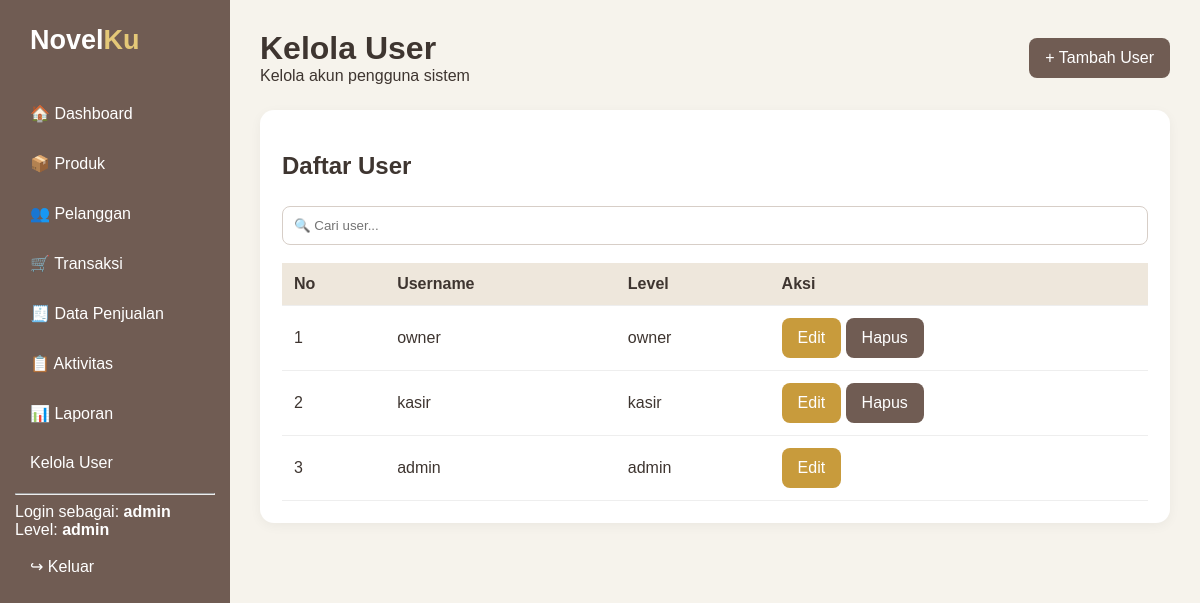
The page /user.php (signed in) on the database its author committed.
### tables this page shows
CREATE TABLE `user` (
  `user_id` int(11) NOT NULL,
  `username` varchar(50) NOT NULL,
  `password` varchar(255) NOT NULL,
  `level` enum('admin','kasir','owner') NOT NULL
);

### user.php (the view, shortened to what this page needs)
<?php
include "koneksi.php";
$query = mysqli_query(
    $koneksi,
    "SELECT * FROM `user` ORDER BY user_id DESC"
);
?>
<!DOCTYPE html>
<html lang="id">
<head>
    <link
        rel="stylesheet"
        href="assets/style.css"
    >
</head>
<body>
<?php include "partials/sidebar.php"; ?>
<main class="main">
    <div class="topbar">
        <div>
            <h1>Kelola User</h1>
            <span>
                Kelola akun pengguna sistem
            </span>
        </div>
        <a
            href="tambah_user.php"
            class="btn"
        >
            + Tambah User
        </a>
    </div>
    <div class="panel">
        <h2>Daftar User</h2>
        <input type="text" id ="search" placeholder="🔍 Cari user..." onkeyup="searchTable()">
        <br><br>
        <table>
            <thead>
                <tr>
                    <th>No</th>
                    <th>Username</th>
                    <th>Level</th>
                    <th>Aksi</th>
                </tr>
            </thead>
            <tbody>
                <?php
                $no = 1;
                while ($data = mysqli_fetch_assoc($query)) {
                ?>
                    <tr>
                        <td>
                            <?= $no++ ?>
                        </td>
                        <td>
                            <?= htmlspecialchars(
                                $data['username']
                            ) ?>
                        </td>
                        <td>
                            <?= htmlspecialchars(
                                $data['level']
                            ) ?>
                        </td>
                        <td>
                            <a
                                href="edit_user.php?id=<?= $data['user_id'] ?>"
                                class="btn secondary"
                            >
                                Edit
                            </a>
                            <?php if ($data['user_id'] != $_SESSION['user_id']) { ?>
                                <a
                                    href="user.php?hapus=<?= $data['user_id'] ?>"
                                    class="btn"
                                    onclick="return confirm('Yakin ingin menghapus user ini?')"
                                >
                                    Hapus
                                </a>
                            <?php } ?>
                        </td>
                    </tr>
                <?php } ?>
            </tbody>
        </table>
    </div>
</main>
</body>
</html>

### assets/style.css (style rules this page uses)
* { box-sizing: border-box; }
body { margin: 0; font-family: Arial, sans-serif; background: #f6f3ec; color: #3e3530; }
.main { margin-left: 230px; padding: 30px; max-width: 1300px; }
.topbar { display: flex; justify-content: space-between; align-items: center; margin-bottom: 25px; }
.topbar h1 { margin: 0; }
.card, .panel { background: white; border-radius: 14px; padding: 22px; box-shadow: 0 3px 12px #0000000c; }
.btn { display: inline-block; background: #705c53; color: white; border: 0; padding: 11px 16px; border-radius: 8px; text-decoration: none; cursor: pointer; }
.btn.secondary { background: #c89b3c; }
.panel { margin-top: 22px; }
input, select, textarea { width: 100%; padding: 11px; margin-top: 6px; border: 1px solid #d7cec7; border-radius: 8px; background: white; }
table { width: 100%; border-collapse: collapse; background: white; }
th, td { padding: 12px; border-bottom: 1px solid #eee; text-align: left; }
th { background: #eee7dc; }

### rows shown on the page
user: username "owner", level "owner"
user: username "kasir", level "kasir"
user: username "admin", level "admin"

### other values the page prints
$username "admin"
$level "admin"
